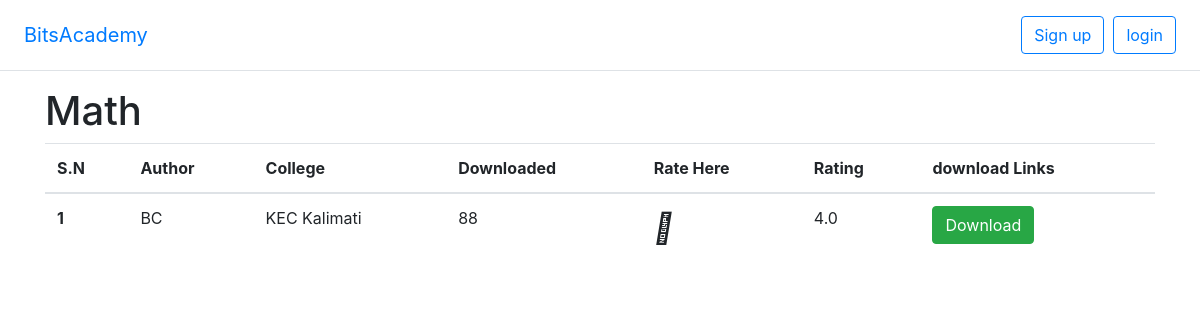
Page /note/1/list on the committed database.
### course/models.py (models this page shows, shortened)
class Note(models.Model):
    subject = models.ForeignKey(Subject, on_delete=models.PROTECT)
    author = models.CharField(max_length=200)
    college = models.CharField(max_length=200, null=True, blank=True)
    note_upload = models.FileField(upload_to='Note/')
    download = models.PositiveIntegerField(default=0)
    created = models.DateTimeField(auto_now_add=True)
    updated = models.DateTimeField(auto_now=True)
    created_by = models.ForeignKey(User, null=True, blank=True, related_name='note_creaded_by', on_delete=models.SET(0))
    updated_by = models.ForeignKey(User, null=True, blank=True, related_name='note_updated_by', on_delete=models.SET(0))
    @property
    def avg_rating(self):
        return round(self.rating_set.aggregate(Avg('count'))['count__avg'], 1)
    def __str__(self):
        return 'Subject: {} Author: {}'.format(self.subject.name, self.author)

### course/views.py (the view)
# urls.py: path('note/<int:pk>/list', NotelistView.as_view(), name="note-list"),
class NotelistView(DetailView):
    model = Subject
    template_name = 'note_list.html'
    extra_context = {'subject_name': 'Math'}
    pk_url_kwarg = 'pk'
    def get_context_data(self, **kwargs):
        context = super().get_context_data()
        context['notes'] = self.get_object().note_set.all()
        print(context['notes'])
        return context

### course/templates/note_list.html (shortened to what this page needs)
{% extends 'base.html' %}
{% block container %}
<link rel="stylesheet" href="https://maxcdn.bootstrapcdn.com/font-awesome/4.4.0/css/font-awesome.min.css">
<h1> {{ subject_name }}</h1>
{% if notes %}
        <table class="table table-hover">
                      <thead>
                        <tr>
                          <th scope="col">S.N</th>
                          <th scope="col">Author</th>
                          <th scope="col">College</th>
                          <th scope="col"> Downloaded </th>
                          <th scope="col"> Rate Here </th>
                          <th scope="col"> Rating </th>
                          <th scope="col"> download Links </th>
                        </tr>
                      </thead>
                      <tbody>
                        {% for note in notes %}
                        <tr>
                          <th scope="row">{{ forloop.counter }}</th>
                          <td>{{ note.author }}</td>
                          <td>{{ note.college }}</td>
                          <td class="download-{{ note.pk }}">{{ note.download }}</td>
                          <td class="">
                            <div class="icon-wrapper">
                              <span class="icon"><i class="fal fa-thumbs-up" obj_pk="{{ note.pk }}"></i>
                              </span>
                            </div>
                          </td>
                          <td class="rating-{{ note.pk }}"> {{ note.avg_rating }}</td>
                          <td><a href="{{note.note_upload.url}}" download><button type="button" class="btn btn-success" obj_pk="{{ note.pk }}">Download</button></a></td>
                        </tr>
                        {% endfor %}
                      </tbody>
                    </table>
                    {% endif %}
{% endblock container %}

### course/templates/note_list.html (style rules this page uses)
.icon-wrapper, .icon-wrapper-2 { font-size: 30px; text-align: center; position: relative; cursor: pointer; display: inline-block; }

### rows in the picture
Note: author "BC", college "KEC Kalimati", download "88", avg_rating "4.0"

### other values in the picture
{{ subject_name }} "Math"
